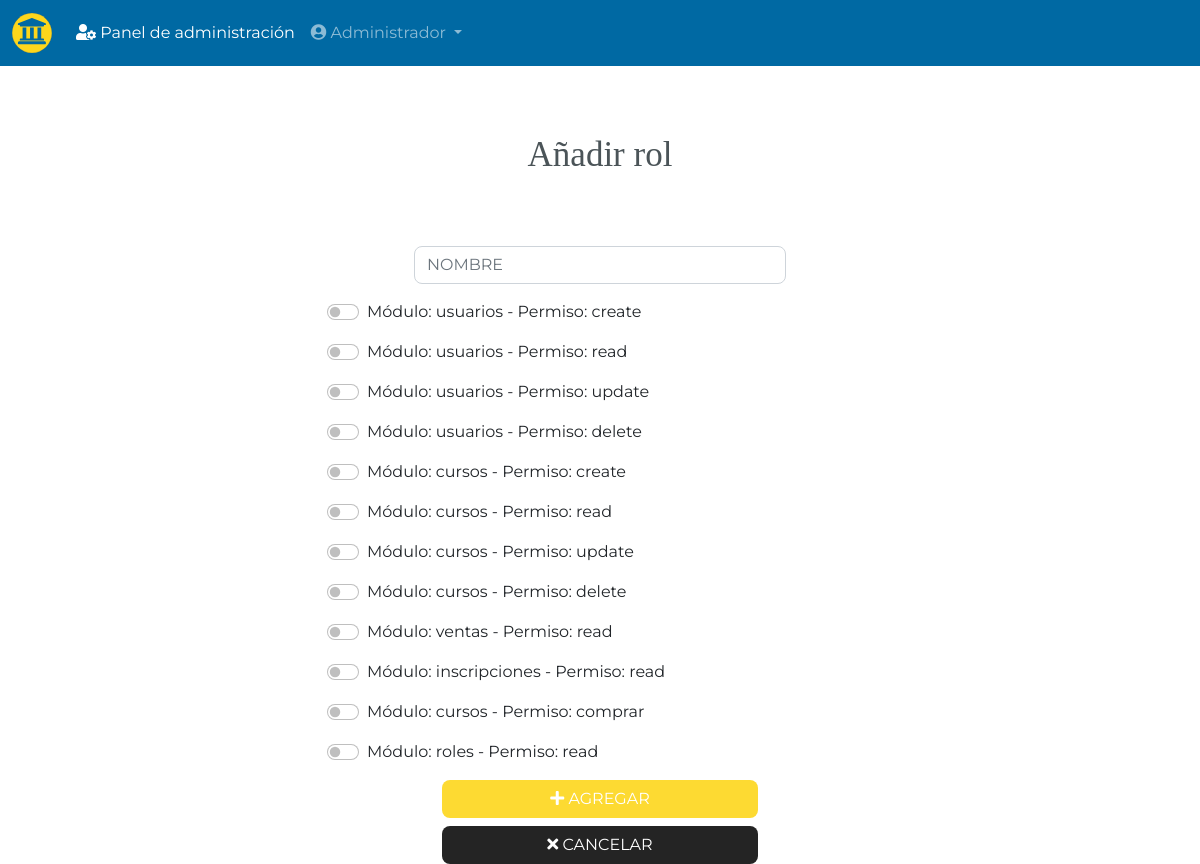
/roles/add.php (signed in), run on the app's committed database.
### tables this page shows
CREATE TABLE `modulo` (
  `id_modulo` bigint(20) NOT NULL,
  `nombre` varchar(64) NOT NULL
);

CREATE TABLE `permiso` (
  `id` bigint(18) NOT NULL,
  `id_modulo` bigint(20) NOT NULL,
  `nombre` varchar(64) NOT NULL
);

### roles/add.php (called while the page is built, shortened)
<?php require '../config/database.php'; ?>
<?php include '../includes/header.php'; ?>
<?php include '../pages/pg-rol-add.php'; ?>
<?php include '../includes/footer.php'; ?>

### config/database.php (called while the page is built, shortened)
<?php
function showPermisos($conn)
{
    try {
        $sql = "SELECT * FROM permiso";
        $stmt = $conn->prepare($sql);
        $stmt->execute();
        return $stmt->fetchAll();
    } catch (PDOException $e) {
        echo $e->getMessage();
    }
}
function showModulo($id_modulo, $conn)
{
    try {
        $sql = "SELECT nombre FROM modulo WHERE id_modulo = :id";
        $stmt = $conn->prepare($sql);
        $stmt->bindparam(":id", $id_modulo);
        $stmt->execute();
        return $stmt->fetchAll();
    } catch (PDOException $e) {
        echo $e->getMessage();
    }
}

### pages/pg-rol-add.php (the view, shortened to what this page needs)
<main class="container">
    <section class="row mt-5">
        <div class="col-md-6 offset-md-3">
            <h1 class="text-center">Añadir rol</h1>
            <br>
            <form action="" method="post" class="mt-3" enctype="multipart/form-data">
                <div class="form-group mb-3">
                    <input type="text" class="form-control" name="nombre" placeholder="NOMBRE" required>
                </div>
                <?php $permiso = showPermisos($conn); ?>
                <?php foreach ($permiso as $prms) : ?>
                    <?php $id_modulo = $prms['id_modulo'];?>
                    <?php $modulo = showModulo($id_modulo, $conn);?>
                    <?php foreach ($modulo as $mod) :?>
                    <div class="form-check form-switch mb-3">
                        <input class="form-check-input" name="permiso<?php echo $prms['id'] ?>" type="checkbox" role="switch" id="flexSwitchCheckDefault">
                        <label class="form-check-label" for="flexSwitchCheckDefault">Módulo: <?php echo $mod['nombre']; ?> - Permiso: <?php echo $prms['nombre']; ?></label>
                    </div>
                    <?php endforeach; ?>
                <?php endforeach; ?>
                <div class="form-group text-center">
                    <button class="btn btn-register btn-block text-uppercase mb-2">
                        <i class="fas fa-plus"></i>
                        Agregar
                    </button>
                    <a class="btn btn-cancel btn-block text-uppercase" href="../roles.php">
                        <i class="fas fa-times"></i>
                        Cancelar
                    </a>
                </div>
            </form>
        </div>
    </section>
</main>

### public/css/custom.css (style rules this page uses)
body { font-family: 'Montserrat', sans-serif; background-color: #FFFFFF; }
h1 { font-size: 35px; color: #4B5458; font-family: 'Bitter', serif; margin-top: 20px; margin-bottom: 30px; }
.form-control { border-radius: 8px; margin: 0px auto; width: 372px; }
.btn { border-radius: 8px; font-family: 'Montserrat', sans-serif; margin: 0px auto; opacity: 0.9; transition: all 0.25s ease-in; width: 58%; }
.btn-register { color: #fff; background-color: #FDD61C; }
.btn-cancel { color: #fff; background-color: #0D0D0D; }
a { font-family: 'Montserrat', sans-serif; }

### data on the page
permiso: nombre "create"
modulo: nombre "usuarios"
permiso: nombre "read"
permiso: nombre "update"
permiso: nombre "delete"
permiso: nombre "create"
modulo: nombre "cursos"
permiso: nombre "read"
permiso: nombre "update"
permiso: nombre "delete"
permiso: nombre "read"
modulo: nombre "ventas"
permiso: nombre "read"
modulo: nombre "inscripciones"
permiso: nombre "comprar"
permiso: nombre "read"
modulo: nombre "roles"

### other printed values
$_SESSION['ss-fullname'] "Administrador"
